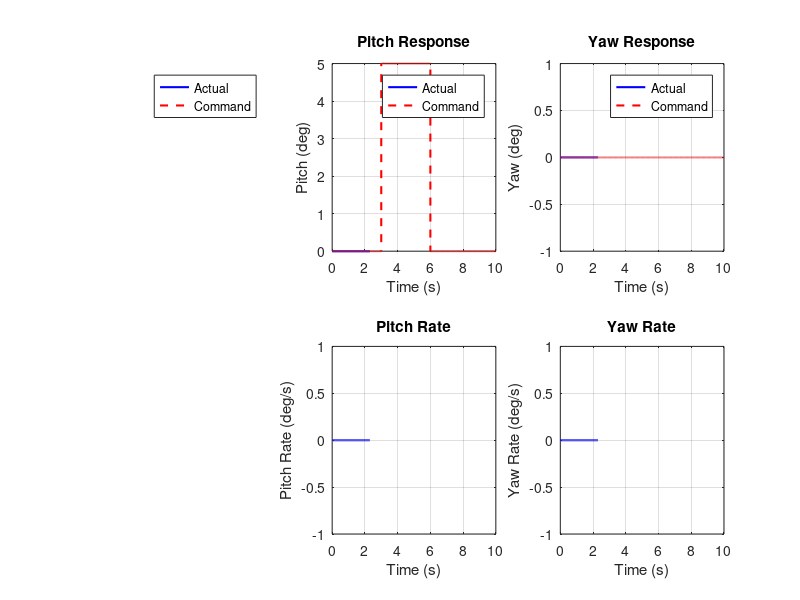

The MATLAB script that drew this image: (Note: this script raises an error after producing the figure.)
%% REI Drone - 6-DOF Flight Dynamics Simulation
%  Rootcastle Engineering & Innovation
%
%  Simulates the full six degree-of-freedom dynamics of the REI Drone
%  in hover mode. Includes attitude response to step commands and
%  disturbance rejection. Uses the rigid body equations of motion
%  with a simplified PID attitude controller.
%
%  Author: Batuhan Ayribas, M.Sc.

figDir = getappdata(0, 'figDir');
if isempty(figDir)
    figDir = fullfile(fileparts(mfilename('fullpath')), '..', 'figures');
    if ~exist(figDir, 'dir'), mkdir(figDir); end
end

%% Vehicle Parameters
m = 2.0;                           % Vehicle mass (kg)
g_acc = 9.81;                      % Gravity (m/s^2)
L_arm = 0.25;                      % Motor arm length from CG (m)

% Moments of inertia (estimated for X-frame quad)
Ixx = 0.015;                       % Roll inertia (kg.m^2)
Iyy = 0.015;                       % Pitch inertia (kg.m^2)
Izz = 0.025;                       % Yaw inertia (kg.m^2)

%% Simulation Parameters
dt = 0.001;                        % Time step (s)
t_end = 10;                        % Simulation duration (s)
t = 0:dt:t_end;
N = length(t);

%% State Vector: [x, y, z, u, v, w, phi, theta, psi, p, q, r]
state = zeros(12, N);
state(3, 1) = -10;                 % Start at 10m altitude (NED, z is down)

%% Control Inputs (step commands)
% Apply a 10-degree roll step at t=2s, return to level at t=5s
% Apply a 5-degree pitch step at t=3s, return at t=6s
phi_cmd = zeros(1, N);
theta_cmd = zeros(1, N);
psi_cmd = zeros(1, N);
z_cmd = -10 * ones(1, N);          % Hold altitude at 10m

phi_cmd(t >= 2 & t < 5) = deg2rad(10);
theta_cmd(t >= 3 & t < 6) = deg2rad(5);

%% PID Gains (attitude rate control)
% Roll rate
Kp_p = 6.0; Ki_p = 1.0; Kd_p = 0.15;
% Pitch rate
Kp_q = 6.0; Ki_q = 1.0; Kd_q = 0.15;
% Yaw rate
Kp_r = 4.0; Ki_r = 0.5; Kd_r = 0.1;
% Altitude
Kp_z = 3.0; Ki_z = 0.5; Kd_z = 1.5;
% Attitude
Kp_att = 5.0;

%% Error Integrals
int_ep = 0; int_eq = 0; int_er = 0; int_ez = 0;
prev_ep = 0; prev_eq = 0; prev_er = 0; prev_ez = 0;

%% Control Outputs Storage
ctrl_out = zeros(4, N);            % [T_total, tau_roll, tau_pitch, tau_yaw]

%% Simulation Loop
for k = 1:N-1
    % Extract states
    x = state(1,k); y = state(2,k); z = state(3,k);
    u = state(4,k); v = state(5,k); w = state(6,k);
    phi = state(7,k); theta = state(8,k); psi = state(9,k);
    p = state(10,k); q = state(11,k); r = state(12,k);

    % Outer loop: attitude angle to rate command
    p_cmd = Kp_att * (phi_cmd(k) - phi);
    q_cmd = Kp_att * (theta_cmd(k) - theta);
    r_cmd = Kp_att * (psi_cmd(k) - psi);

    % Inner loop: rate PID
    ep = p_cmd - p; int_ep = int_ep + ep * dt;
    dep = (ep - prev_ep) / dt; prev_ep = ep;
    tau_phi = Kp_p * ep + Ki_p * int_ep + Kd_p * dep;

    eq = q_cmd - q; int_eq = int_eq + eq * dt;
    deq = (eq - prev_eq) / dt; prev_eq = eq;
    tau_theta = Kp_q * eq + Ki_q * int_eq + Kd_q * deq;

    er = r_cmd - r; int_er = int_er + er * dt;
    der = (er - prev_er) / dt; prev_er = er;
    tau_psi = Kp_r * er + Ki_r * int_er + Kd_r * der;

    % Altitude PID
    ez = z_cmd(k) - z; int_ez = int_ez + ez * dt;
    dez = (ez - prev_ez) / dt; prev_ez = ez;
    T = m * g_acc + Kp_z * ez + Ki_z * int_ez + Kd_z * dez;
    T = max(T, 0);

    ctrl_out(:, k) = [T; tau_phi; tau_theta; tau_psi];

    % Add wind disturbance at t=7s
    F_dist = [0; 0; 0];
    if t(k) >= 7 && t(k) < 7.5
        F_dist = [2.0; 1.0; 0.5];  % Wind gust (N)
    end

    % Rotation matrix (simplified for small angles)
    cphi = cos(phi); sphi = sin(phi);
    cth = cos(theta); sth = sin(theta);
    cpsi = cos(psi); spsi = sin(psi);

    % Forces in body frame
    Fx = -m * g_acc * sth + F_dist(1);
    Fy = m * g_acc * cth * sphi + F_dist(2);
    Fz = m * g_acc * cth * cphi - T + F_dist(3);

    % Translational acceleration
    du = Fx / m + r * v - q * w;
    dv = Fy / m - r * u + p * w;
    dw = Fz / m + q * u - p * v;

    % Rotational acceleration (Euler's equations)
    dp = (tau_phi + (Iyy - Izz) * q * r) / Ixx;
    dq = (tau_theta + (Izz - Ixx) * p * r) / Iyy;
    dr = (tau_psi + (Ixx - Iyy) * p * q) / Izz;

    % Euler angle rates
    dphi = p + (q * sphi + r * cphi) * sth / cth;
    dtheta = q * cphi - r * sphi;
    dpsi = (q * sphi + r * cphi) / cth;

    % Position rates (body to NED)
    dx = cth*cpsi*u + (sphi*sth*cpsi - cphi*spsi)*v + (cphi*sth*cpsi + sphi*spsi)*w;
    dy = cth*spsi*u + (sphi*sth*spsi + cphi*cpsi)*v + (cphi*sth*spsi - sphi*cpsi)*w;
    dz = -sth*u + sphi*cth*v + cphi*cth*w;

    % Integrate
    state(:, k+1) = state(:, k) + dt * [dx; dy; dz; du; dv; dw; dphi; dtheta; dpsi; dp; dq; dr];
end

fprintf('  Flight Dynamics: Simulation completed (%.0f ms, %d steps)\n', t_end*1000, N);

%% Figure 1: Attitude Response
fig1 = figure('Position', [100 100 1200 600], 'Color', 'w');

subplot(2,3,1);
plot(t, rad2deg(state(7,:)), 'b-', 'LineWidth', 1.5); hold on;
plot(t, rad2deg(phi_cmd), 'r--', 'LineWidth', 1.5);
xlabel('Time (s)'); ylabel('Roll (deg)');
title('Roll Response'); grid on; legend('Actual', 'Command');

subplot(2,3,2);
plot(t, rad2deg(state(8,:)), 'b-', 'LineWidth', 1.5); hold on;
plot(t, rad2deg(theta_cmd), 'r--', 'LineWidth', 1.5);
xlabel('Time (s)'); ylabel('Pitch (deg)');
title('Pitch Response'); grid on; legend('Actual', 'Command');

subplot(2,3,3);
plot(t, rad2deg(state(9,:)), 'b-', 'LineWidth', 1.5); hold on;
plot(t, rad2deg(psi_cmd), 'r--', 'LineWidth', 1.5);
xlabel('Time (s)'); ylabel('Yaw (deg)');
title('Yaw Response'); grid on; legend('Actual', 'Command');

subplot(2,3,4);
plot(t, rad2deg(state(10,:)), 'b-', 'LineWidth', 1.5);
xlabel('Time (s)'); ylabel('Roll Rate (deg/s)');
title('Roll Rate'); grid on;

subplot(2,3,5);
plot(t, rad2deg(state(11,:)), 'b-', 'LineWidth', 1.5);
xlabel('Time (s)'); ylabel('Pitch Rate (deg/s)');
title('Pitch Rate'); grid on;

subplot(2,3,6);
plot(t, rad2deg(state(12,:)), 'b-', 'LineWidth', 1.5);
xlabel('Time (s)'); ylabel('Yaw Rate (deg/s)');
title('Yaw Rate'); grid on;

sgtitle('REI Drone - 6-DOF Attitude Dynamics', 'FontSize', 14, 'FontWeight', 'bold');
saveas(fig1, fullfile(figDir, 'flight_dynamics_attitude.png'));

%% Figure 2: Position Response
fig2 = figure('Position', [100 100 1200 400], 'Color', 'w');

subplot(1,3,1);
plot(t, state(1,:), 'b-', 'LineWidth', 1.5);
xlabel('Time (s)'); ylabel('X North (m)');
title('North Position'); grid on;

subplot(1,3,2);
plot(t, state(2,:), 'b-', 'LineWidth', 1.5);
xlabel('Time (s)'); ylabel('Y East (m)');
title('East Position'); grid on;

subplot(1,3,3);
plot(t, -state(3,:), 'b-', 'LineWidth', 1.5); hold on;
plot(t, -z_cmd, 'r--', 'LineWidth', 1.5);
xlabel('Time (s)'); ylabel('Altitude (m)');
title('Altitude Hold'); grid on; legend('Actual', 'Command');

sgtitle('REI Drone - Position Response with Wind Disturbance at t=7s', ...
    'FontSize', 14, 'FontWeight', 'bold');
saveas(fig2, fullfile(figDir, 'flight_dynamics_position.png'));
